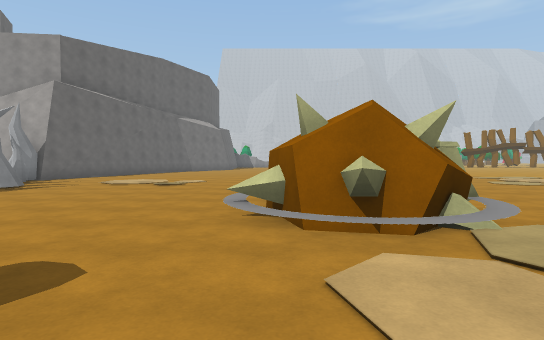
[1] (above)

24 first-person views from a walk through a Unity game level. The camera is 1.4 m above the floor, tilts 2° down and sees 80° across. The floor is counted in squares, 2 m on a side. Each view is taken from the middle of a square. On the plan, view 1 faces up. The plan holds only what a view shows up to about 10 squares ahead; the rest is blank. The place goes on beyond the plan. Some surface patterns are stand-ins.

[2]
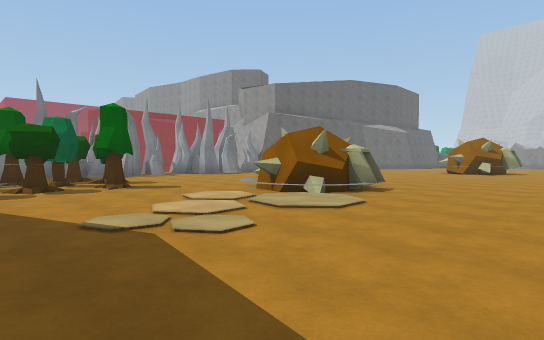

[3]
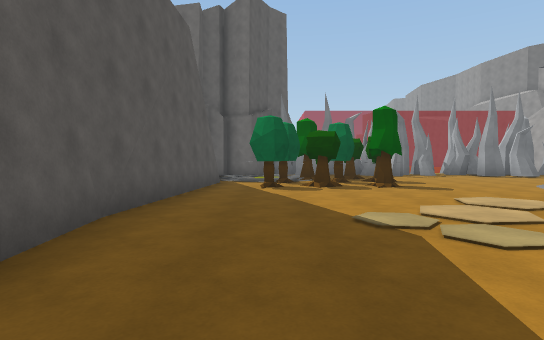

[4]
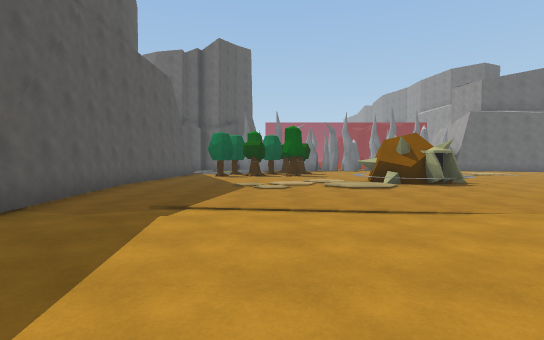

[5]
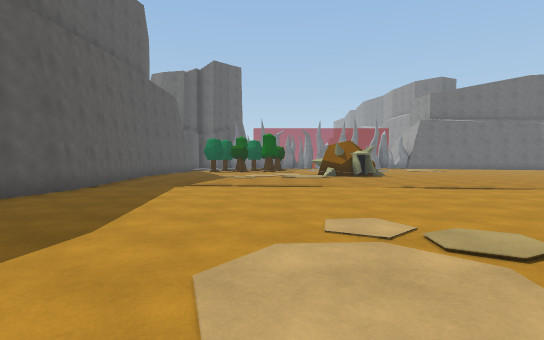

[6]
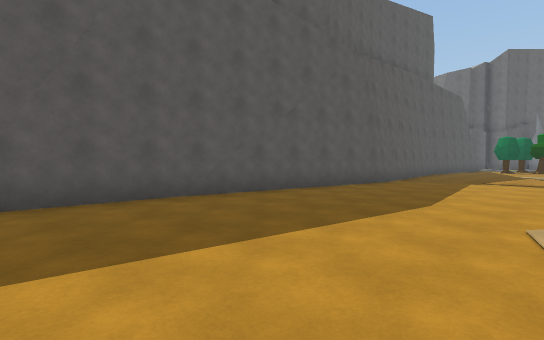

[7]
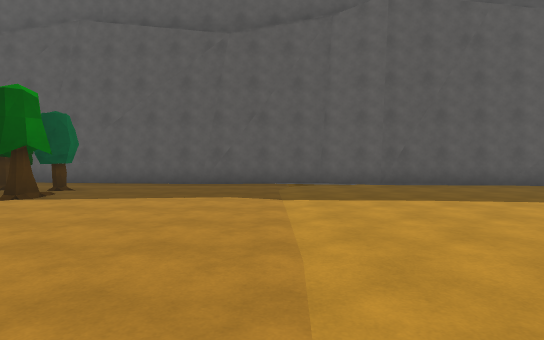

[8]
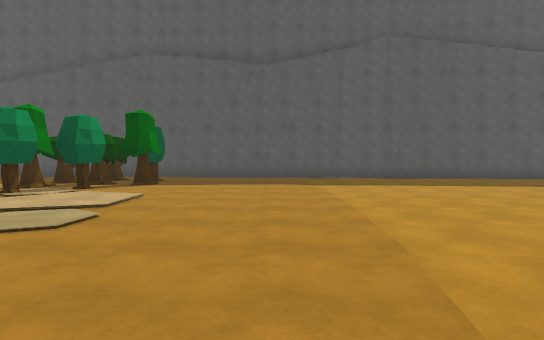

[9]
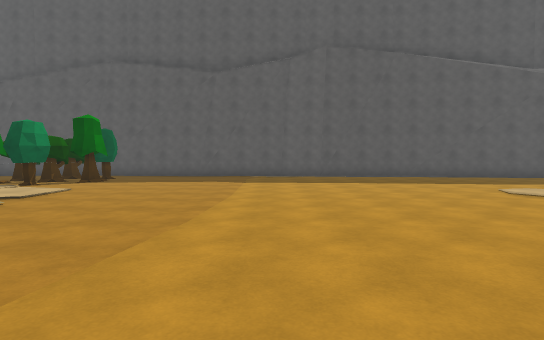

[10]
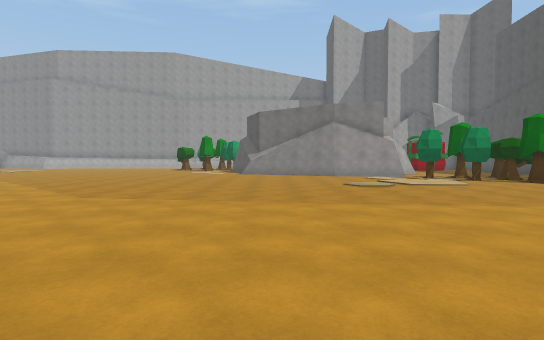

[11]
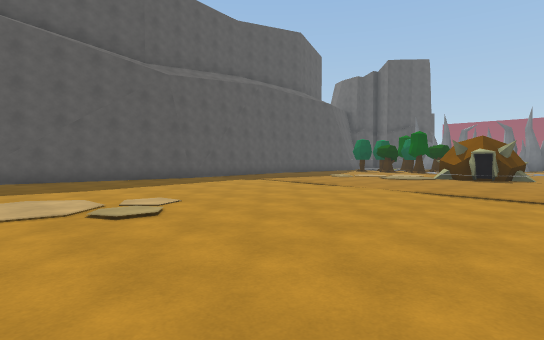

[12]
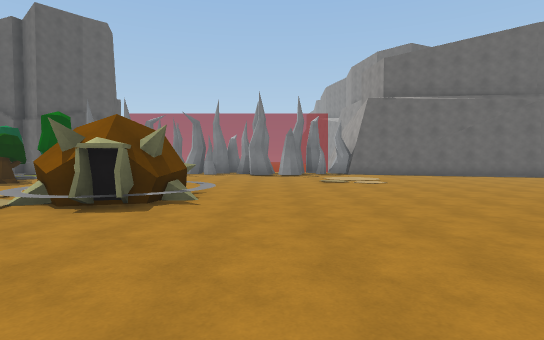

[13]
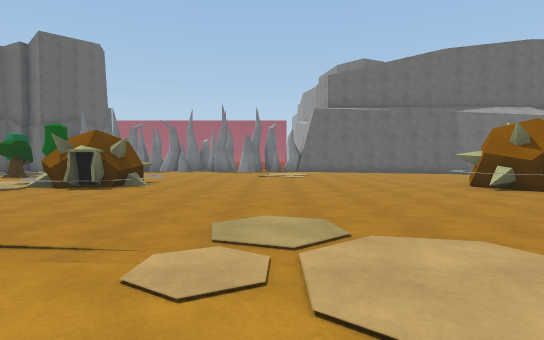

[14]
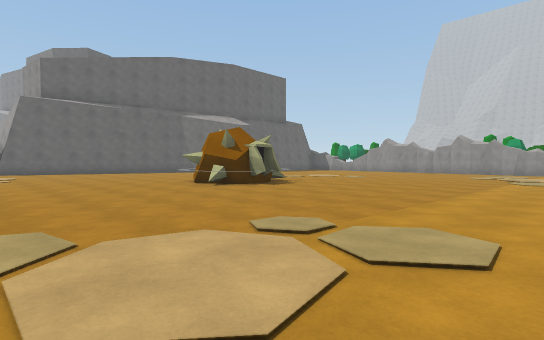

[15]
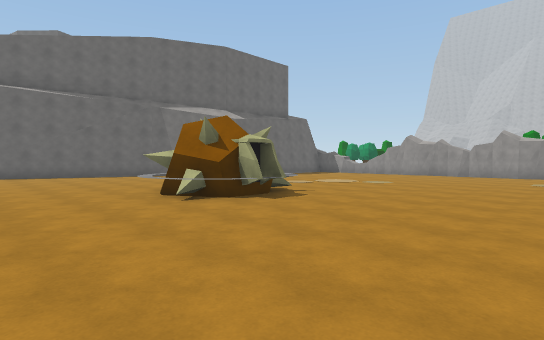

[16]
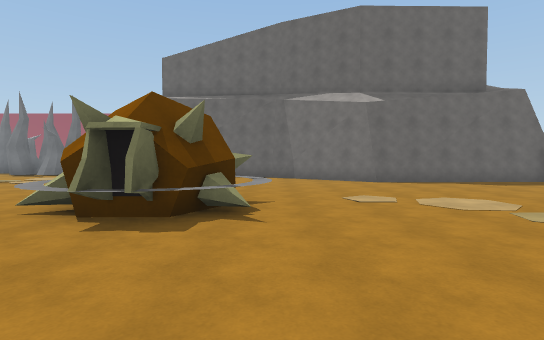

[17]
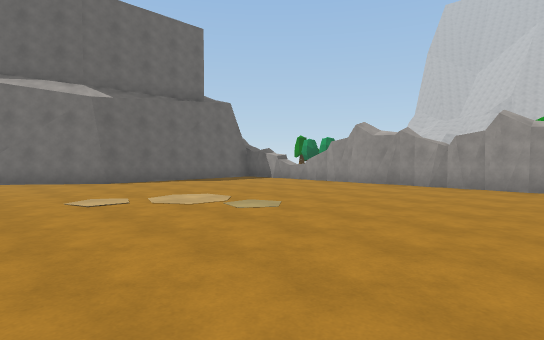

[18]
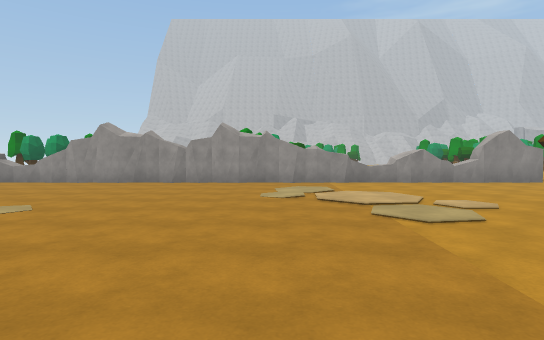

[19]
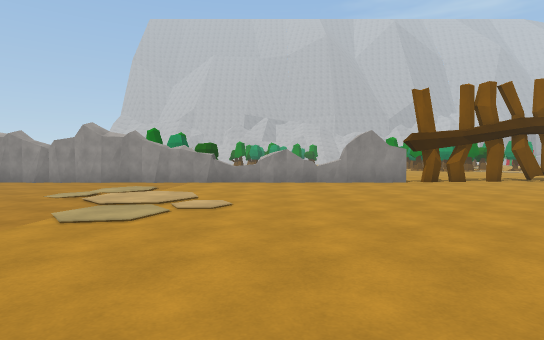

[20]
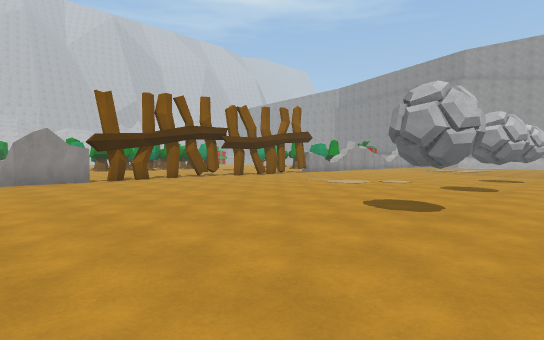

[21]
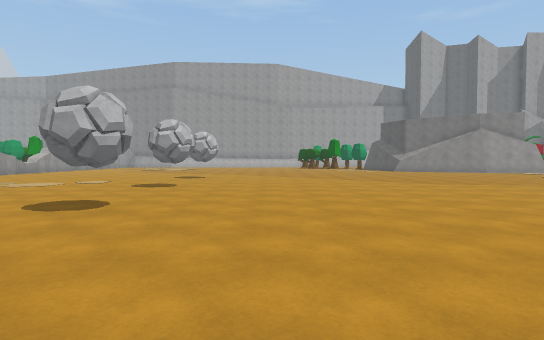

[22]
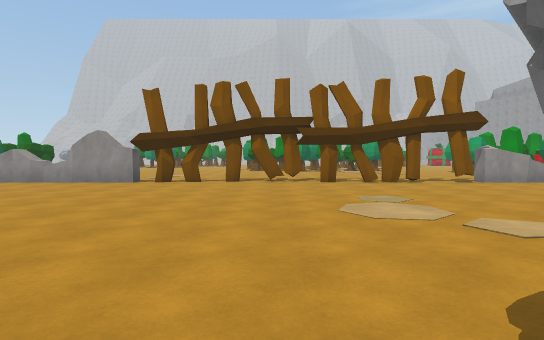

[23]
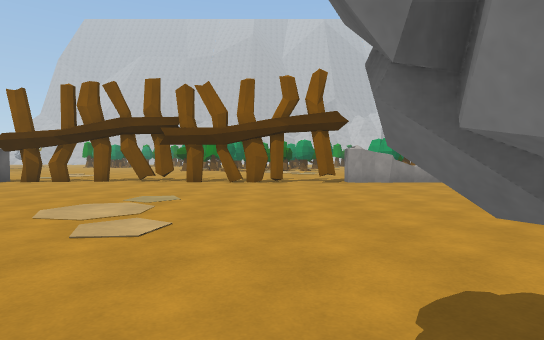

[24]
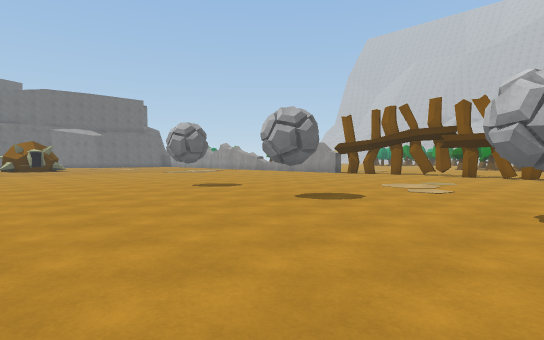

### Floor plan
Key: @ floor where view 1 was taken; # wall or solid block; x gap in a wall; . main floor; : floor 0.5 m higher than the main floor; / step, stairs or slope; = window, fence, low wall or low ledge; ^ raised ledge; O other object.
Columns run from 6 left of view 1 to 25 right of it. Each row starts with its distance up from view 1.
 26      ^^#########^#^##xxxx#xx##.#
 25    #  ..........................
 24    #............................
 23    #............................
 22    #............................
 21    #............................
 20   ##............................
 19   #.............................
 18   #.............................
 17    ....^^^............==..=..==
 16      ..^OOO..... .....=...=...=
 15    .... ^OO.....  .............
 14    ....OOO....... ..............
 13   ............... ..............
 12   ...............   ............
 11    ..............    ...........
 10 .................     ..........
  9 .................       ........
  8 O...............       .........
  7  .................... ..........
  6  .....///.......................
  5   .../OOO............ ..........
  4   ....OOO/......................
  3   ....:O:/......................
  2   =.../.........................
  1  OO O...........................
  0  =O==.@........................O
 -1  O=OO......................... O
 -2   O=O=........................O
 -3    #=.........................OO
 -4    ################............
 -5                   ##############

Where each view was taken, in squares from view 1:
view 1: 0 up, 0 right, facing up
view 2: 2 down, 6 right, facing up-left
view 3: 2 down, 6 right, facing left
view 4: 0 up, 11 right, facing left
view 5: 1 up, 15 right, facing left
view 6: 1 up, 17 right, facing down-left
view 7: 4 up, 20 right, facing down
view 8: 7 up, 21 right, facing down
view 9: 8 up, 19 right, facing down
view 10: 6 up, 15 right, facing right
view 11: 7 up, 14 right, facing down-left
view 12: 7 up, 7 right, facing left
view 13: 9 up, 10 right, facing left
view 14: 9 up, 10 right, facing up-left
view 15: 11 up, 8 right, facing up-left
view 16: 17 up, 7 right, facing left
view 17: 17 up, 7 right, facing up-left
view 18: 16 up, 7 right, facing up
view 19: 16 up, 11 right, facing up
view 20: 15 up, 12 right, facing up-right
view 21: 14 up, 12 right, facing right
view 22: 16 up, 19 right, facing up
view 23: 16 up, 23 right, facing up
view 24: 12 up, 24 right, facing up-left
